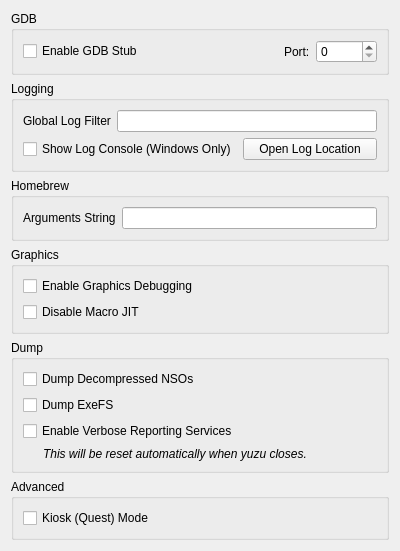
<?xml version="1.0" encoding="UTF-8"?>
<ui version="4.0">
 <class>ConfigureDebug</class>
 <widget class="QWidget" name="ConfigureDebug">
  <property name="geometry">
   <rect>
    <x>0</x>
    <y>0</y>
    <width>400</width>
    <height>467</height>
   </rect>
  </property>
  <property name="windowTitle">
   <string>Form</string>
  </property>
  <layout class="QVBoxLayout" name="verticalLayout_1">
   <item>
    <layout class="QVBoxLayout" name="verticalLayout_2">
     <item>
      <widget class="QGroupBox" name="groupBox">
       <property name="title">
        <string>GDB</string>
       </property>
       <layout class="QVBoxLayout" name="verticalLayout_3">
        <item>
         <layout class="QHBoxLayout" name="horizontalLayout_1">
          <item>
           <widget class="QCheckBox" name="toggle_gdbstub">
            <property name="text">
             <string>Enable GDB Stub</string>
            </property>
           </widget>
          </item>
          <item>
           <spacer name="horizontalSpacer">
            <property name="orientation">
             <enum>Qt::Horizontal</enum>
            </property>
            <property name="sizeHint" stdset="0">
             <size>
              <width>40</width>
              <height>20</height>
             </size>
            </property>
           </spacer>
          </item>
          <item>
           <widget class="QLabel" name="label_1">
            <property name="text">
             <string>Port:</string>
            </property>
           </widget>
          </item>
          <item>
           <widget class="QSpinBox" name="gdbport_spinbox">
            <property name="maximum">
             <number>65536</number>
            </property>
           </widget>
          </item>
         </layout>
        </item>
       </layout>
      </widget>
     </item>
    </layout>
   </item>
   <item>
    <widget class="QGroupBox" name="groupBox_2">
     <property name="title">
      <string>Logging</string>
     </property>
     <layout class="QVBoxLayout" name="verticalLayout_4">
      <item>
       <layout class="QHBoxLayout" name="horizontalLayout_2">
        <item>
         <widget class="QLabel" name="label_2">
          <property name="text">
           <string>Global Log Filter</string>
          </property>
         </widget>
        </item>
        <item>
         <widget class="QLineEdit" name="log_filter_edit"/>
        </item>
       </layout>
      </item>
      <item>
       <layout class="QHBoxLayout" name="horizontalLayout_3">
        <item>
         <widget class="QCheckBox" name="toggle_console">
          <property name="text">
           <string>Show Log Console (Windows Only)</string>
          </property>
         </widget>
        </item>
        <item>
         <widget class="QPushButton" name="open_log_button">
          <property name="text">
           <string>Open Log Location</string>
          </property>
         </widget>
        </item>
       </layout>
      </item>
     </layout>
    </widget>
   </item>
   <item>
    <widget class="QGroupBox" name="groupBox_3">
     <property name="title">
      <string>Homebrew</string>
     </property>
     <layout class="QVBoxLayout" name="verticalLayout_5">
      <item>
       <layout class="QHBoxLayout" name="horizontalLayout_4">
        <item>
         <widget class="QLabel" name="label_3">
          <property name="text">
           <string>Arguments String</string>
          </property>
         </widget>
        </item>
        <item>
         <widget class="QLineEdit" name="homebrew_args_edit"/>
        </item>
       </layout>
      </item>
     </layout>
    </widget>
   </item>
   <item>
    <widget class="QGroupBox" name="groupBox_4">
     <property name="title">
      <string>Graphics</string>
     </property>
     <layout class="QVBoxLayout" name="verticalLayout_6">
      <item>
       <widget class="QCheckBox" name="enable_graphics_debugging">
        <property name="enabled">
         <bool>true</bool>
        </property>
        <property name="whatsThis">
         <string>When checked, the graphics API enters in a slower debugging mode</string>
        </property>
        <property name="text">
         <string>Enable Graphics Debugging</string>
        </property>
       </widget>
      </item>
      <item>
       <widget class="QCheckBox" name="disable_macro_jit">
        <property name="enabled">
         <bool>true</bool>
        </property>
        <property name="whatsThis">
         <string>When checked, it disables the macro Just In Time compiler. Enabled this makes games run slower</string>
        </property>
        <property name="text">
         <string>Disable Macro JIT</string>
        </property>
       </widget>
      </item>
     </layout>
    </widget>
   </item>
   <item>
    <widget class="QGroupBox" name="groupBox_5">
     <property name="title">
      <string>Dump</string>
     </property>
     <layout class="QVBoxLayout" name="verticalLayout_6">
      <item>
       <widget class="QCheckBox" name="dump_decompressed_nso">
        <property name="whatsThis">
         <string>When checked, any NSO yuzu tries to load or patch will be copied decompressed to the yuzu/dump directory.</string>
        </property>
        <property name="text">
         <string>Dump Decompressed NSOs</string>
        </property>
       </widget>
      </item>
      <item>
       <widget class="QCheckBox" name="dump_exefs">
        <property name="whatsThis">
         <string>When checked, any game that yuzu loads will have its ExeFS dumped to the yuzu/dump directory.</string>
        </property>
        <property name="text">
         <string>Dump ExeFS</string>
        </property>
       </widget>
      </item>
      <item>
       <widget class="QCheckBox" name="reporting_services">
        <property name="text">
         <string>Enable Verbose Reporting Services</string>
        </property>
       </widget>
      </item>
      <item>
       <widget class="QLabel" name="label">
        <property name="font">
         <font>
          <italic>true</italic>
         </font>
        </property>
        <property name="text">
         <string>This will be reset automatically when yuzu closes.</string>
        </property>
        <property name="indent">
         <number>20</number>
        </property>
       </widget>
      </item>
     </layout>
    </widget>
   </item>
   <item>
    <widget class="QGroupBox" name="groupBox_6">
     <property name="title">
      <string>Advanced</string>
     </property>
     <layout class="QVBoxLayout" name="verticalLayout_7">
      <item>
       <widget class="QCheckBox" name="quest_flag">
        <property name="text">
         <string>Kiosk (Quest) Mode</string>
        </property>
       </widget>
      </item>
     </layout>
    </widget>
   </item>
   <item>
    <spacer name="verticalSpacer">
     <property name="orientation">
      <enum>Qt::Vertical</enum>
     </property>
     <property name="sizeType">
      <enum>QSizePolicy::Expanding</enum>
     </property>
     <property name="sizeHint" stdset="0">
      <size>
       <width>20</width>
       <height>40</height>
      </size>
     </property>
    </spacer>
   </item>
  </layout>
 </widget>
 <tabstops>
  <tabstop>toggle_gdbstub</tabstop>
  <tabstop>gdbport_spinbox</tabstop>
  <tabstop>log_filter_edit</tabstop>
  <tabstop>toggle_console</tabstop>
  <tabstop>open_log_button</tabstop>
  <tabstop>homebrew_args_edit</tabstop>
  <tabstop>enable_graphics_debugging</tabstop>
  <tabstop>dump_decompressed_nso</tabstop>
  <tabstop>dump_exefs</tabstop>
  <tabstop>reporting_services</tabstop>
  <tabstop>quest_flag</tabstop>
 </tabstops>
 <resources/>
 <connections>
  <connection>
   <sender>toggle_gdbstub</sender>
   <signal>toggled(bool)</signal>
   <receiver>gdbport_spinbox</receiver>
   <slot>setEnabled(bool)</slot>
   <hints>
    <hint type="sourcelabel">
     <x>84</x>
     <y>157</y>
    </hint>
    <hint type="destinationlabel">
     <x>342</x>
     <y>158</y>
    </hint>
   </hints>
  </connection>
 </connections>
</ui>
